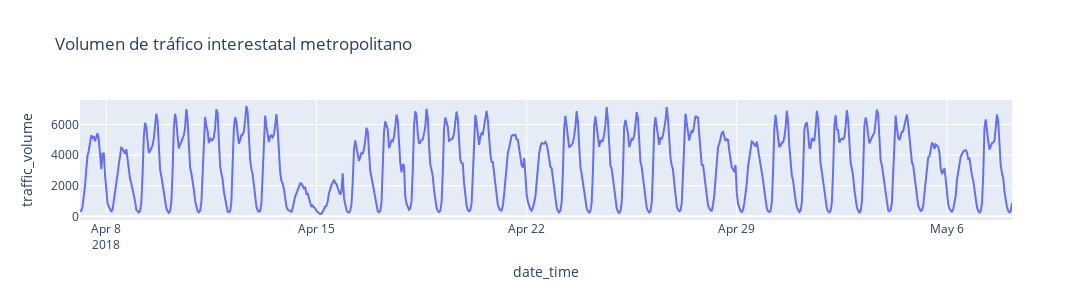

Write notebook code for a chart like this one.
### Code cell
fig = px.line(df_csv3, x="date_time", y=df_csv3.columns[-1],title="Volumen de tráfico interestatal metropolitano")
fig.update_layout(width=1500, height=300)
fig.show()

### Figure 1 — Plotly figure (JSON) as saved in the notebook; plotly's stock layout.template omitted (floating-point values rounded to 4 significant figures; data arrays with more than 128 entries replaced by an {"elided": "..."} marker saying what was removed)
{"data": [{"hovertemplate": "date_time=%{x}<br>traffic_volume=%{y}<extra></extra>", "legendgroup": "", "line": {"color": "#636efa", "dash": "solid"}, "marker": {"symbol": "circle"}, "mode": "lines", "name": "", "orientation": "v", "showlegend": false, "type": "scatter", "x": {"elided": "900 str values"}, "xaxis": "x", "y": {"elided": "900 int values"}, "yaxis": "y"}], "layout": {"height": 300, "legend": {"tracegroupgap": 0}, "title": {"text": "Volumen de tráfico interestatal metropolitano"}, "width": 1500, "xaxis": {"anchor": "y", "domain": [0, 1], "title": {"text": "date_time"}}, "yaxis": {"anchor": "x", "domain": [0, 1], "title": {"text": "traffic_volume"}}}}
